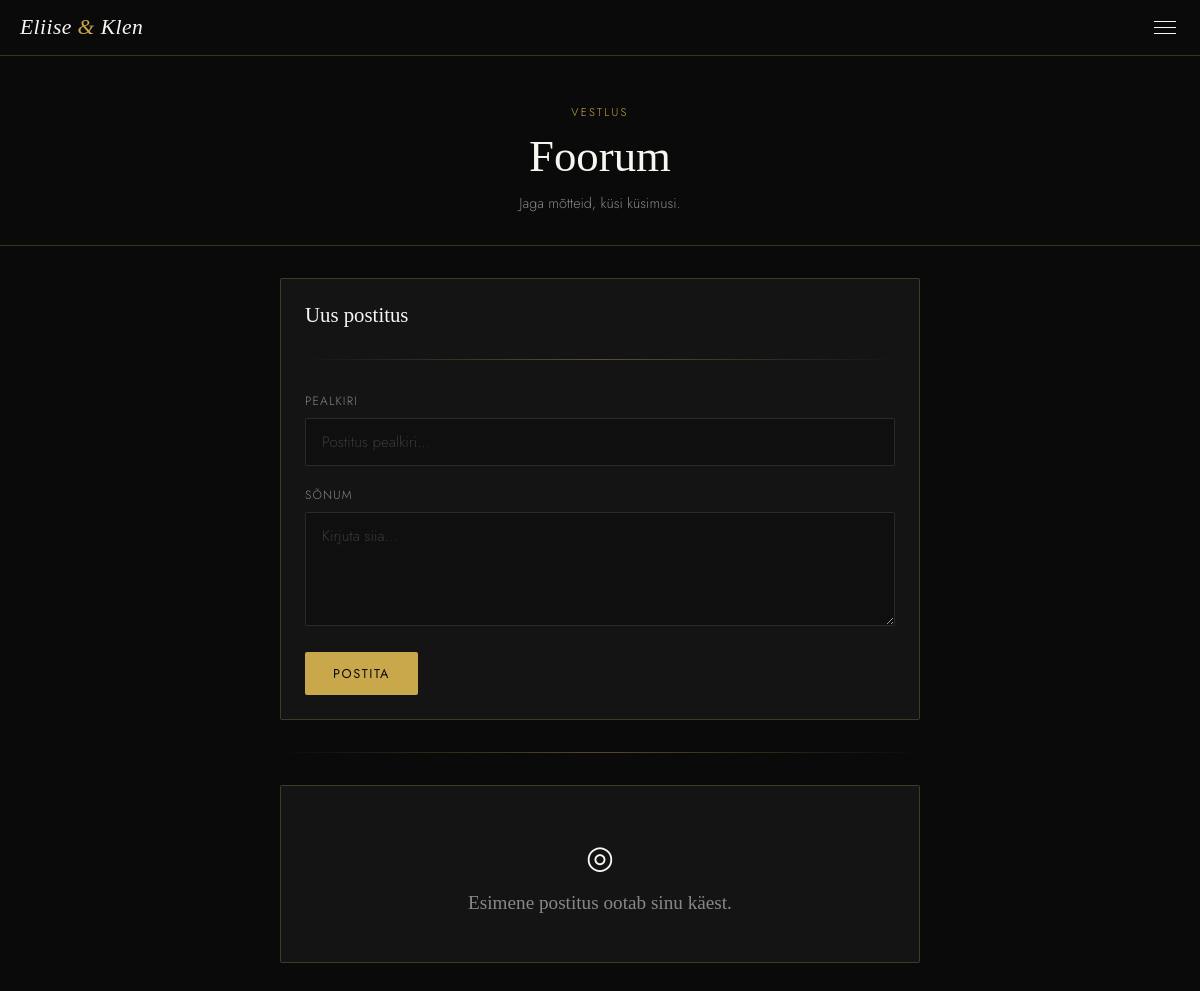
The app's page /foorum/ (signed in), older data.
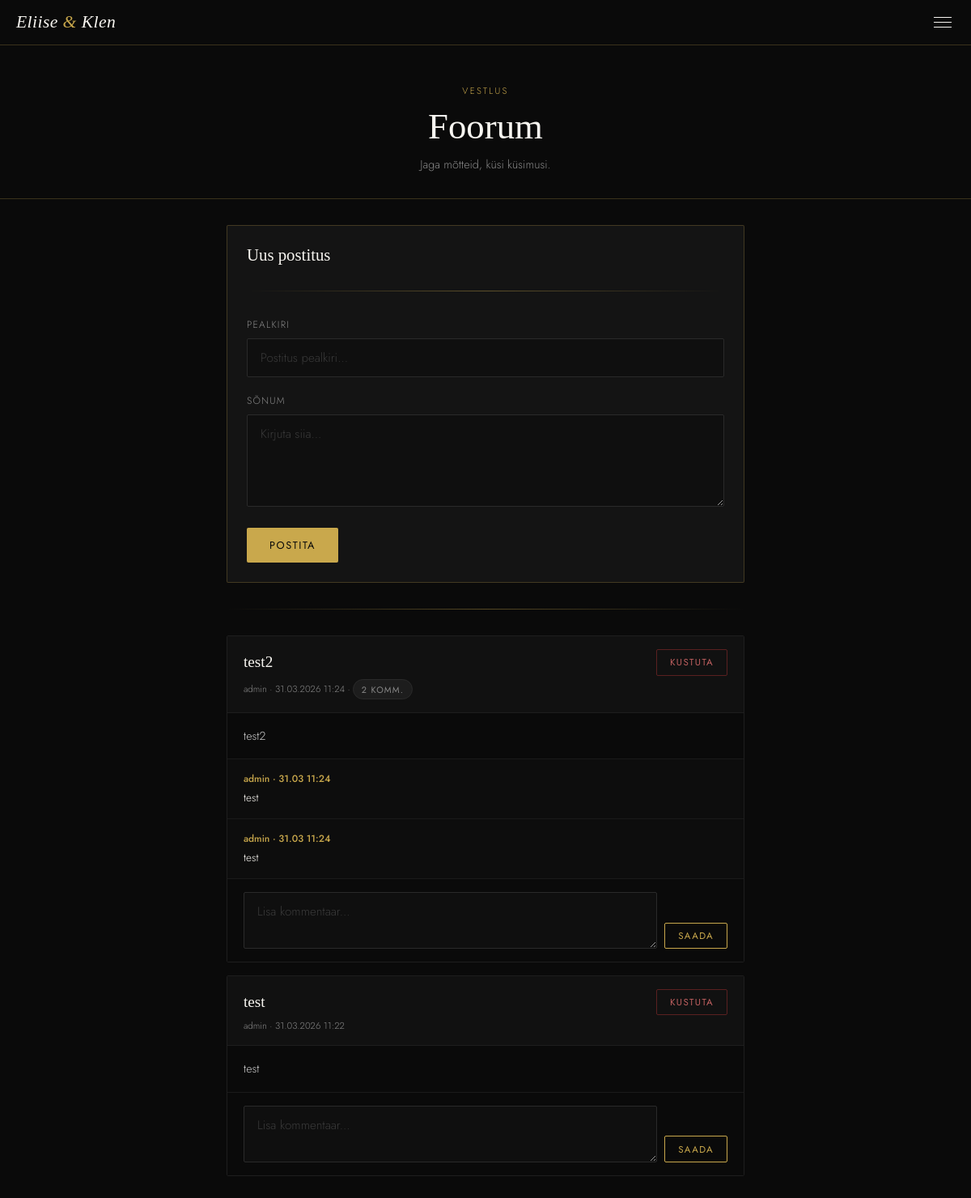
The same page, newer data.
### website/models.py (models this page shows, shortened)
class ForumPost(models.Model):
    user = models.ForeignKey(User, on_delete=models.CASCADE, related_name='forum_posts')
    title = models.CharField(max_length=300)
    content = models.TextField()
    created_at = models.DateTimeField(auto_now_add=True)
    updated_at = models.DateTimeField(auto_now=True)
    class Meta:
        ordering = ['-created_at']

class ForumComment(models.Model):
    post = models.ForeignKey(ForumPost, on_delete=models.CASCADE, related_name='comments')
    user = models.ForeignKey(User, on_delete=models.CASCADE, related_name='forum_comments')
    content = models.TextField()
    created_at = models.DateTimeField(auto_now_add=True)
    class Meta:
        ordering = ['created_at']

### website/views.py (the view, shortened to what this page needs)
# urls.py: path('foorum/', views.forum, name='forum'),
@login_required
def forum(request):
    posts = ForumPost.objects.select_related('user').prefetch_related('comments__user').all()
    form = ForumPostForm()
    return render(request, 'website/forum.html', {
        'posts': posts,
        'form': form,
        'comment_form': ForumCommentForm(),
    })

### website/forms.py
class ForumPostForm(forms.ModelForm):
    class Meta:
        model = ForumPost
        fields = ['title', 'content']
        labels = {
            'title': _('Pealkiri'),
            'content': _('Sõnum'),
        }
        widgets = {
            'title': forms.TextInput(attrs={'placeholder': _('Postitus pealkiri...')}),
            'content': forms.Textarea(attrs={'rows': 5, 'placeholder': _('Kirjuta siia...')}),
        }

class ForumCommentForm(forms.ModelForm):
    class Meta:
        model = ForumComment
        fields = ['content']
        labels = {
            'content': _('Kommentaar'),
        }
        widgets = {
            'content': forms.Textarea(attrs={'rows': 3, 'placeholder': _('Lisa kommentaar...')}),
        }

### website/templates/website/forum.html (shortened to what this page needs)
{% extends "website/base.html" %}
{% load i18n %}
{% block content %}
<div class="page-header">
  <p class="page-header__eyebrow">{% trans "Vestlus" %}</p>
  <h1 class="page-header__title">{% trans "Foorum" %}</h1>
  <p class="page-header__subtitle">{% trans "Jaga mõtteid, küsi küsimusi." %}</p>
</div>
<div class="container">
  <div class="card">
    <h2 class="card__title">{% trans "Uus postitus" %}</h2>
    <hr class="divider">
    <form method="post">
      <div class="form-group">
        <label class="form-label">{{ form.title.label }}</label>
        <input type="text" name="title" class="form-control"
          placeholder="{% trans 'Postitus pealkiri...' %}"
          value="{{ form.title.value|default:'' }}" />
      </div>
      <div class="form-group">
        <label class="form-label">{{ form.content.label }}</label>
        <textarea name="content" class="form-control" rows="4"
          placeholder="{% trans 'Kirjuta siia...' %}">{{ form.content.value|default:'' }}</textarea>
      </div>
      <button type="submit" class="btn btn-gold">{% trans "Postita" %}</button>
    </form>
  </div>
  <hr class="divider">
  {% if posts %}
    {% for post in posts %}
    <div class="forum-post">
      <div class="forum-post__header">
        <div class="flex-between">
          <h3 class="forum-post__title">{{ post.title }}</h3>
          {% if post.user == request.user %}
          <form method="post" action="{% url 'forum_delete_post' post.pk %}"
            onsubmit="return confirm('{% trans "Kustuta postitus?" %}')">
            <button type="submit" class="btn btn-danger btn-sm">{% trans "Kustuta" %}</button>
          </form>
          {% endif %}
        </div>
        <p class="forum-post__meta">
          {{ post.user.get_full_name|default:post.user.username }} ·
          {{ post.created_at|date:"d.m.Y H:i" }}
          {% if post.comments.count %}
          · <span class="badge badge-grey">{{ post.comments.count }} {% trans "komm." %}</span>
          {% endif %}
        </p>
      </div>
      <div class="forum-post__body">{{ post.content|linebreaksbr }}</div>
      <div class="comments">
        {% for comment in post.comments.all %}
        <div class="comment">
          <p class="comment__author">{{ comment.user.get_full_name|default:comment.user.username }} · {{ comment.created_at|date:"d.m H:i" }}</p>
          {{ comment.content|linebreaksbr }}
        </div>
        {% endfor %}
        <div class="comment-form">
          <form method="post" action="{% url 'forum_comment' post.pk %}">
            <div style="display:flex;gap:.6rem;align-items:flex-end">
              <textarea name="content" class="form-control" rows="2"
                placeholder="{% trans 'Lisa kommentaar...' %}"
                style="flex:1"></textarea>
              <button type="submit" class="btn btn-outline btn-sm" style="white-space:nowrap">
                {% trans "Saada" %}
              </button>
            </div>
          </form>
        </div>
      </div>
    </div>
    {% endfor %}
  {% else %}
    <div class="card" style="text-align:center;padding:3rem">
      <p style="font-size:2rem;margin-bottom:.75rem">◎</p>
      <p class="text-serif" style="font-size:1.2rem;color:var(--grey-lt)">{% trans "Esimene postitus ootab sinu käest." %}</p>
    </div>
  {% endif %}
</div>
{% endblock %}

### website/templates/website/base.html (shortened to what this page needs)
{% load i18n %}
<!DOCTYPE html>
<html lang="{{ LANGUAGE_CODE }}">
<head>
</head>
<body>
{% if user.is_authenticated %}
<nav class="nav">
  <a class="nav__logo" href="{% url 'home' %}">Eliise <span>&</span> Klen</a>
  <button class="nav__burger" id="burger" aria-label="Menüü">
    <span></span><span></span><span></span>
  </button>
</nav>
{% endif %}
<main class="{% if user.is_authenticated %}page{% endif %}">
  {% block content %}{% endblock %}
</main>
</body>
</html>

Row changes from the older to the newer data that the page shows:
added ForumPost: title "test2", user.get_full_name "admin", created_at "31.03.2026 11:24", comments.count "2", content "test2"
added ForumComment: user.get_full_name "admin", created_at "31.03 11:24", content "test"
added ForumComment: user.get_full_name "admin", created_at "31.03 11:24", content "test"
added ForumPost: title "test", user.get_full_name "admin", created_at "31.03.2026 11:22", content "test"
Text that changed along with them:
text no longer shown: "◎ Esimene postitus ootab sinu käest."
